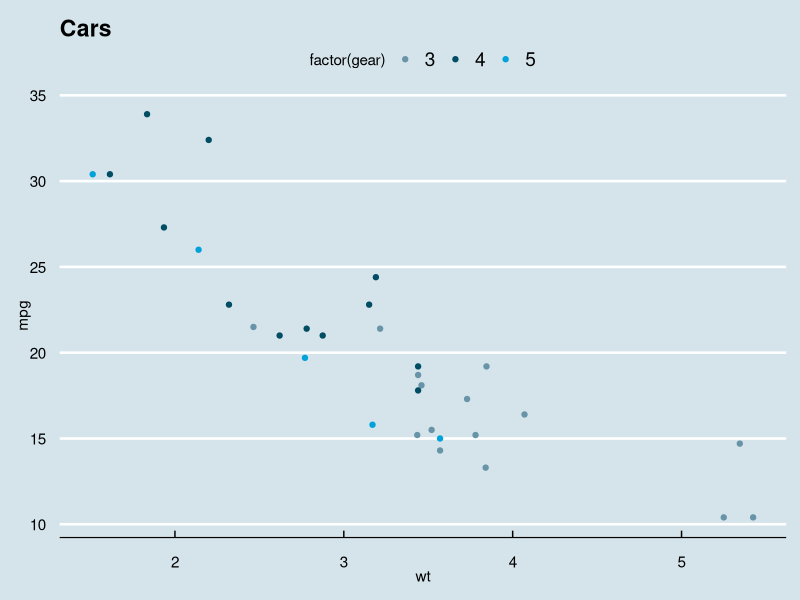
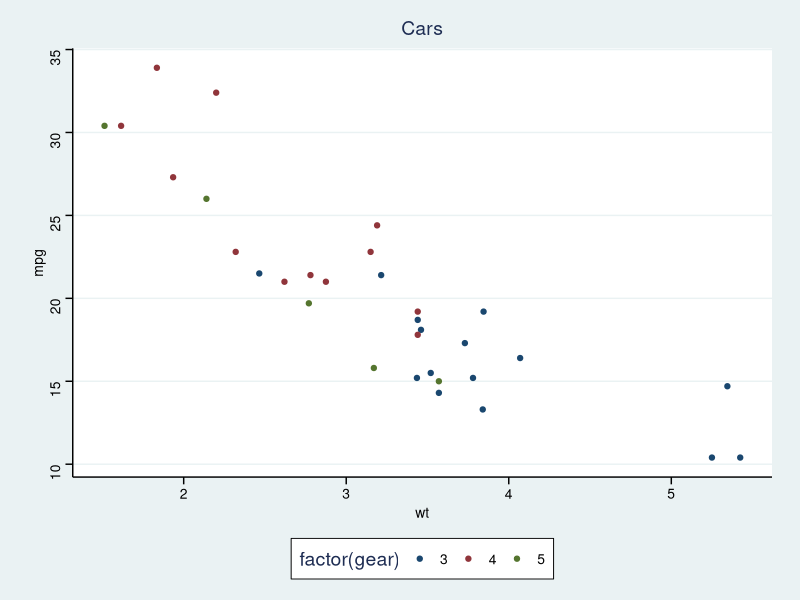
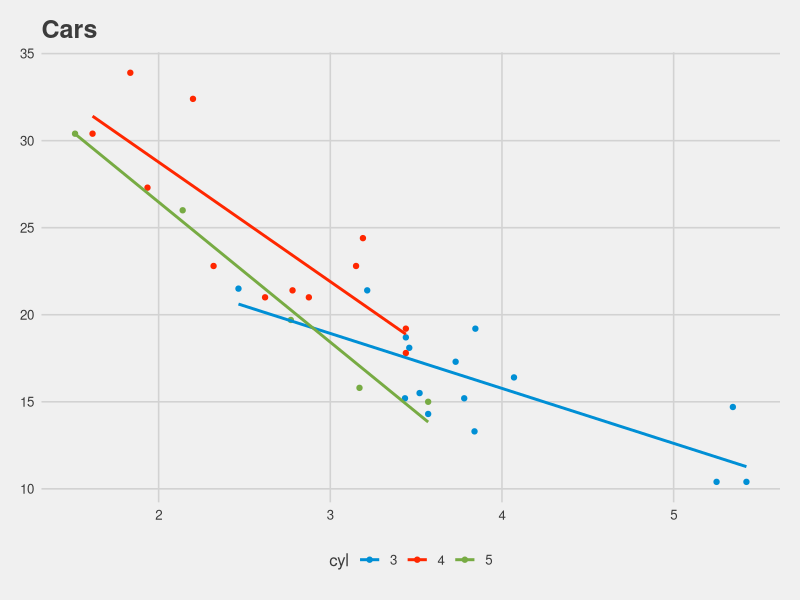
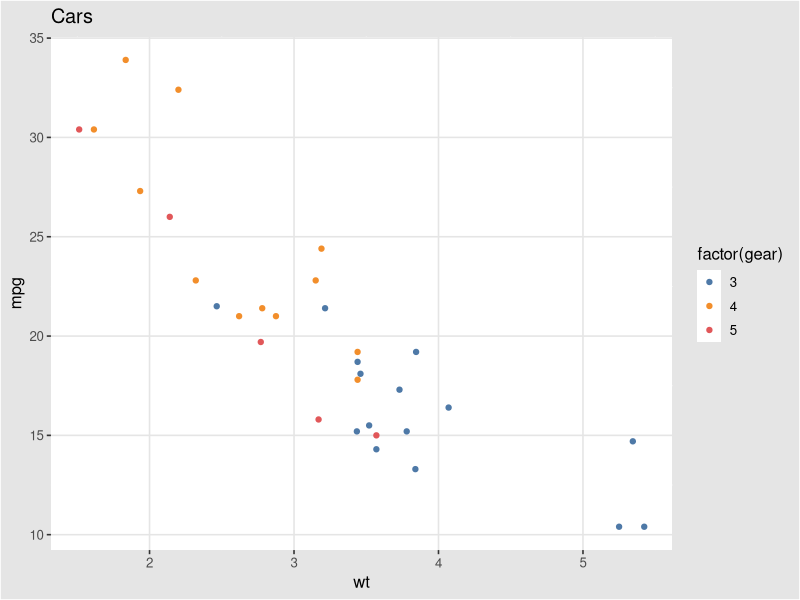

The R script that drew these images, in order:
## ---- chunk 1
# Example from https://github.com/jrnold/ggthemes
library(ggplot2)
library(ggthemes)

p2 <- ggplot(mtcars, aes(x = wt, y = mpg, colour = factor(gear))) +
  geom_point() +
  ggtitle("Cars")

# Economist theme
# A theme that approximates the style of plots in The Economist magazine.
p2 + theme_economist() + scale_colour_economist() 

# Stata theme
# Themes and scales based on the graph schemes in Stata.
p2 + theme_stata() + scale_colour_stata()

# Fivethirtyeight theme
# Theme and color palette based on the plots at fivethirtyeight.com.
p2 + geom_smooth(method = "lm", se = FALSE) +
  scale_color_fivethirtyeight("cyl") +
  theme_fivethirtyeight()

# Tableau Scales
# Color, fill, and shape scales based on those used in the Tableau software.
p2 + theme_igray() + scale_colour_tableau()
